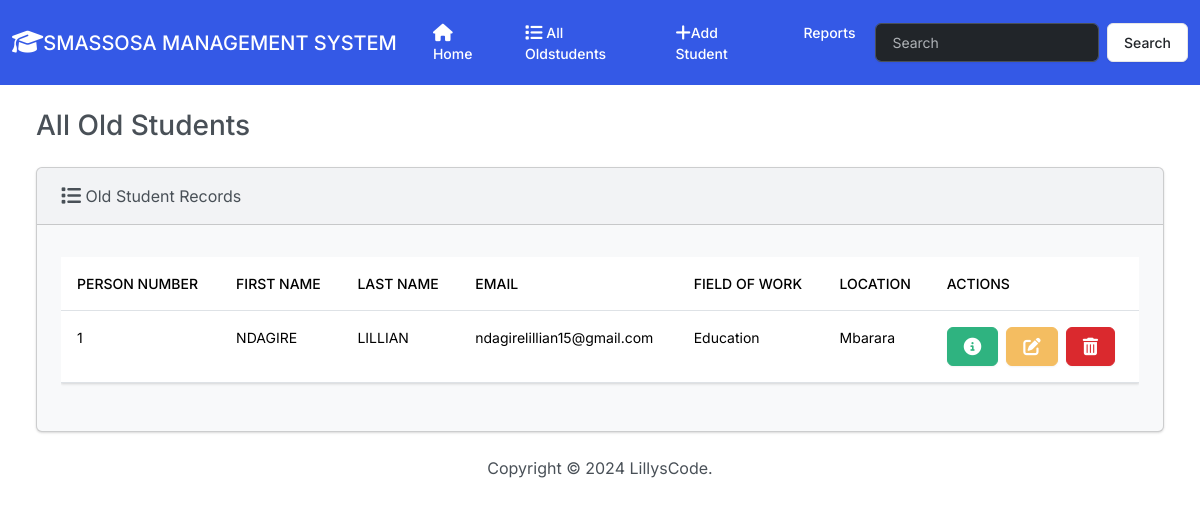
Before: / with the older database file.
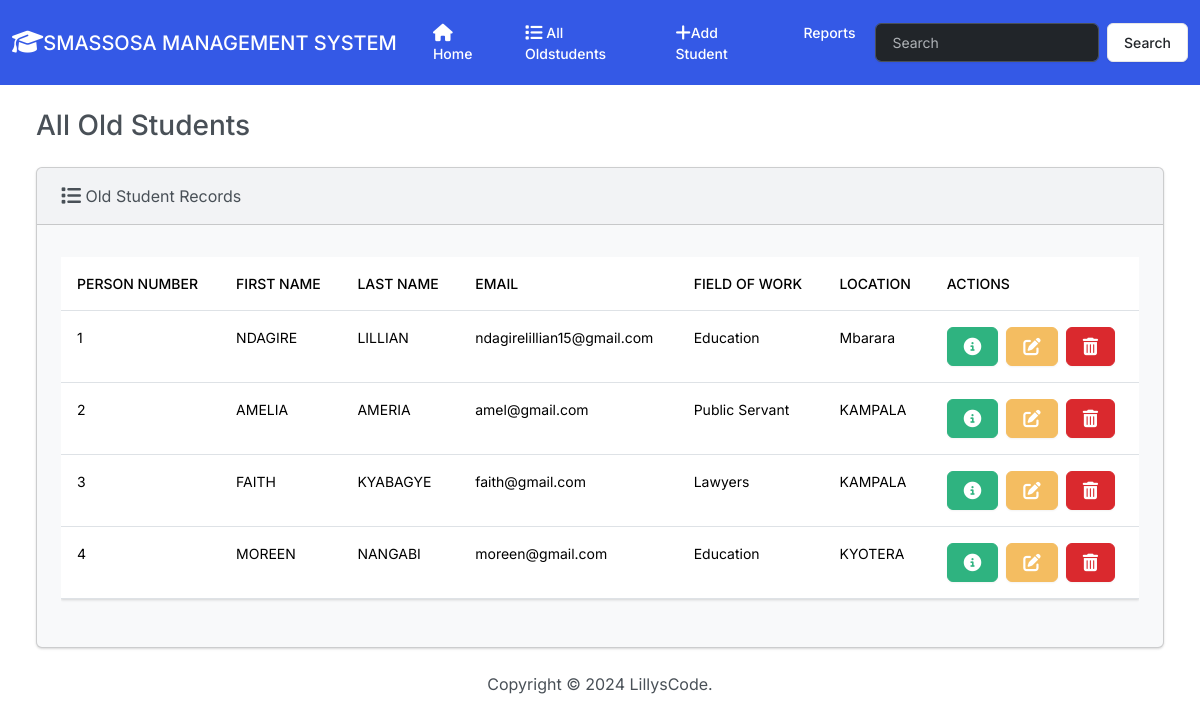
After: the same page with the newer database file.
### Oldstudents/models.py (models this page shows, shortened)
class Student(models.Model):
    student_number = models.PositiveBigIntegerField()
    first_name = models.CharField(max_length=50)
    last_name = models.CharField(max_length=50)
    email = models.CharField(max_length=100)
    FIELD_OF_WORK_CHOICES = [
        ('Business', 'Business'),
        ('Education', 'Education'),
        ('Industrialization', 'Industrialization'),
        ('Public Servant', 'Public Servant'),
        ('Lawyers', 'Lawyers'),
        ('Fishing', 'Fishing'),
    ]
    field_of_work = models.CharField(max_length=20, choices=FIELD_OF_WORK_CHOICES)
    location = models.CharField(max_length=50)
    profile_picture = models.ImageField(upload_to='profile_pictures/', null=True, blank=True)
    telephone_number = models.CharField(max_length=15, null=True, blank=True)
    YEAR_CHOICES = [(year, year) for year in range(2000, 2030)]  # Adjust the range as needed
    year_of_entry = models.IntegerField(choices=YEAR_CHOICES)
    year_of_completion = models.IntegerField(choices=YEAR_CHOICES)

### Oldstudents/views.py (the view)
# urls.py: path('', views.index, name='index'),
def index(request):
    return render (request, 'students/index.html', {
        'students': Student.objects.all()
    })

### Oldstudents/templates/students/index.html (shortened to what this page needs)
{% extends "students/base.html" %}
{% block body %}
<h3 class="m-4"> All Old Students</h3>
<div class="row">
    <div class="col-12">
      {% if students %}
      <div class="card bg-light ms-4 me-4 mb-4 ">
        <div class="card-header">
          <i class="fa-solid fa-list fa-lg"></i> Old Student Records
        </div>
        <div class="card-body">
          <p class="card-text">
            <div class="table-responsive">
              <table class="table table-hover">
                <thead>
                  <tr>
                    <th scope="col">Person Number</th>
                    <th scope="col">First Name</th>
                    <th scope="col">Last Name</th>
                    <th scope="col">Email</th>
                    <th scope="col">Field of Work</th>
                    <th scope="col">Location</th>
                    <th scope="col">Actions</th>
                  </tr>
                </thead>
                <tbody>
                  {%  for student in students %}
                  <tr>
                    <td>{{ student.student_number }}</td>
                    <td>{{ student.first_name }}</td>
                    <td>{{ student.last_name }}</td>
                    <td>{{ student.email }}</td>
                    <td>{{ student.field_of_work }}</td>
                    <td>{{ student.location }}</td>
                    <td>
                      <button type="button" class="btn btn-success me-1" href=" {% url  'view_student' student.id %}"
                      data-bs-toggle="modal" data-bs-target="#myModal{{student.id}}">
                      </button>
                  <a class="btn btn-warning me-1" href="{% url 'edit' student.id %}">
                  </a>
                  <button type="button" class="btn btn-danger" data-bs-toggle="modal" data-bs-target="#deleteModal{{student.id}}">
                  </button>
                    </td>
                  </tr>
                {% endfor %}
                </tbody>
              </table>
            </div>
          </p>
        </div>
      </div>
      {% else %}
        <h5 class="alert alert-primary ms-4 me-4">No OldStudent Records</h5>
      {% endif %}
{% endblock %}

### Oldstudents/templates/students/base.html (shortened to what this page needs)
{% load static %}
<!DOCTYPE html>
<html lang ="en">
    <head>
        <link rel="stylesheet" href="https://cdnjs.cloudflare.com/ajax/libs/font-awesome/6.4.2/css/all.min.css" />
        <link href="{% static 'css/bootstrap.min.css' %}" rel="stylesheet">
        <body class ="d-flex flex-column min-vh-100">
            <nav class="navbar navbar-expand-lg bg-primary" data-bs-theme="dark">
                <div class="container-fluid">
                  <a class="navbar-brand" href="#">
                    <i class="fa-solid fa-graduation-cap fa-lg"></i>SMASSOSA MANAGEMENT SYSTEM</a>
                  <div class="collapse navbar-collapse" id="navbarColor01">
                    <ul class="navbar-nav me-auto">
                      <li class="nav-item">
                        <a class="nav-link active" href="#">Home
                        </a>
                      </li>
                      <li class="nav-item">
                        <a class="nav-link active" href="{% url 'index' %}">
                           All Oldstudents</a>
                      </li>
                      <li class="nav-item">
                        <a class="nav-link active" href="{% url 'add' %}">
                          Add Student</a>
                      </li>
                      <li class="nav-item">
                        <a class="nav-link active" href="{% url 'reports' %}">Reports</a>
                      </li>
                    </ul>
                    <form class="d-flex">
                      <input class="form-control me-sm-2" type="search" placeholder="Search">
                      <button class="btn btn-secondary my-2 my-sm-0" type="submit">Search</button>
                    </form>
                  </div>
                </div>
              </nav>
           <div class="container-fluid">
            {% block body %}
            {% endblock %}
           </div>
           <footer class="me-auto">
            <div class="text-center">
                <span>
                    Copyright &copy; <script>document.write(new Date().getFullYear())</script> LillysCode.
                </span>
            </div>
           </footer>
        </body>
    </head>
</html>

Changed rows visible on the page:
added Student: student_number "2", first_name "AMELIA", last_name "AMERIA", email "amel@gmail.com", field_of_work "Public Servant", location "KAMPALA"
added Student: student_number "3", first_name "FAITH", last_name "KYABAGYE", email "faith@gmail.com", field_of_work "Lawyers", location "KAMPALA"
added Student: student_number "4", first_name "MOREEN", last_name "NANGABI", email "moreen@gmail.com", field_of_work "Education", location "KYOTERA"
